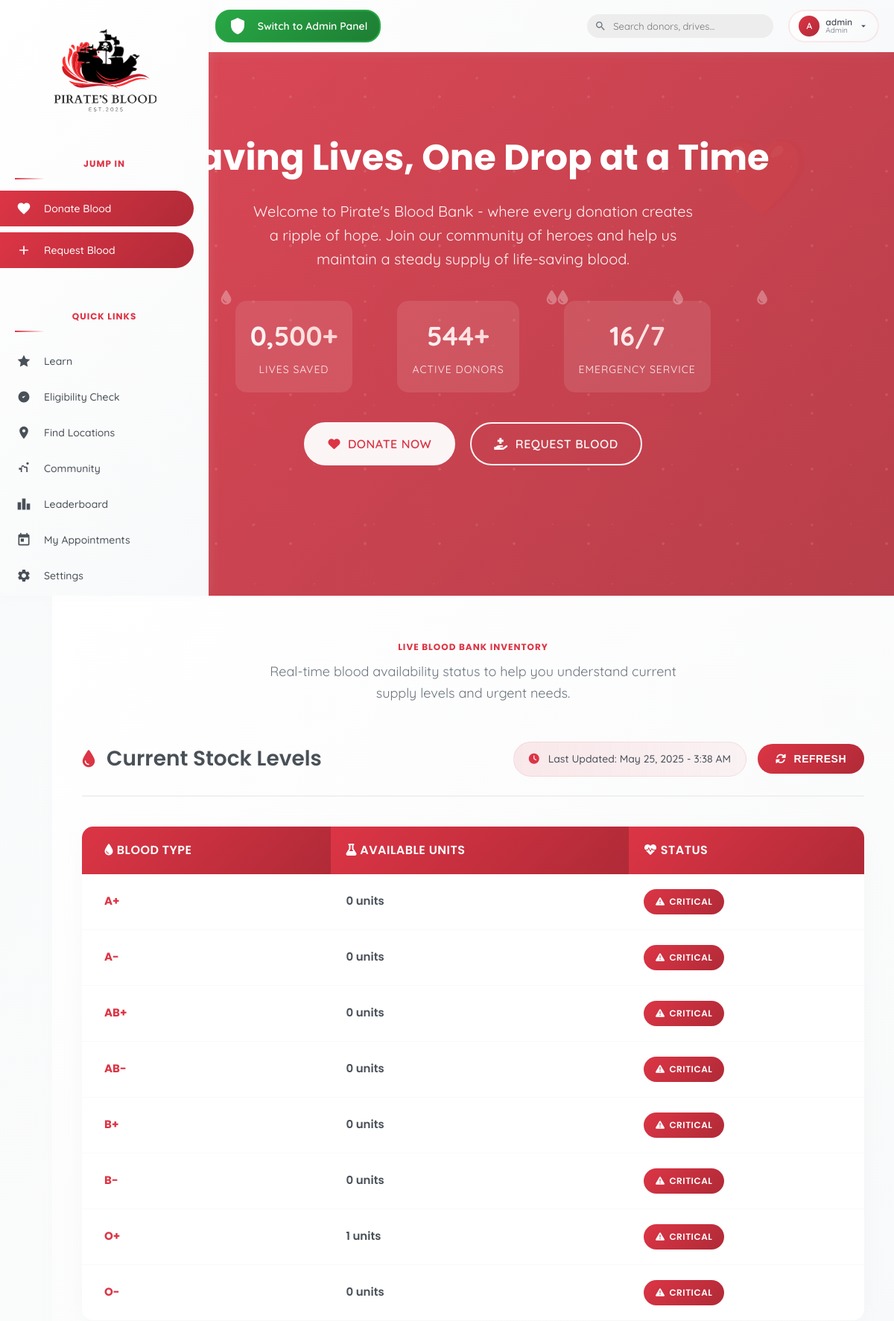
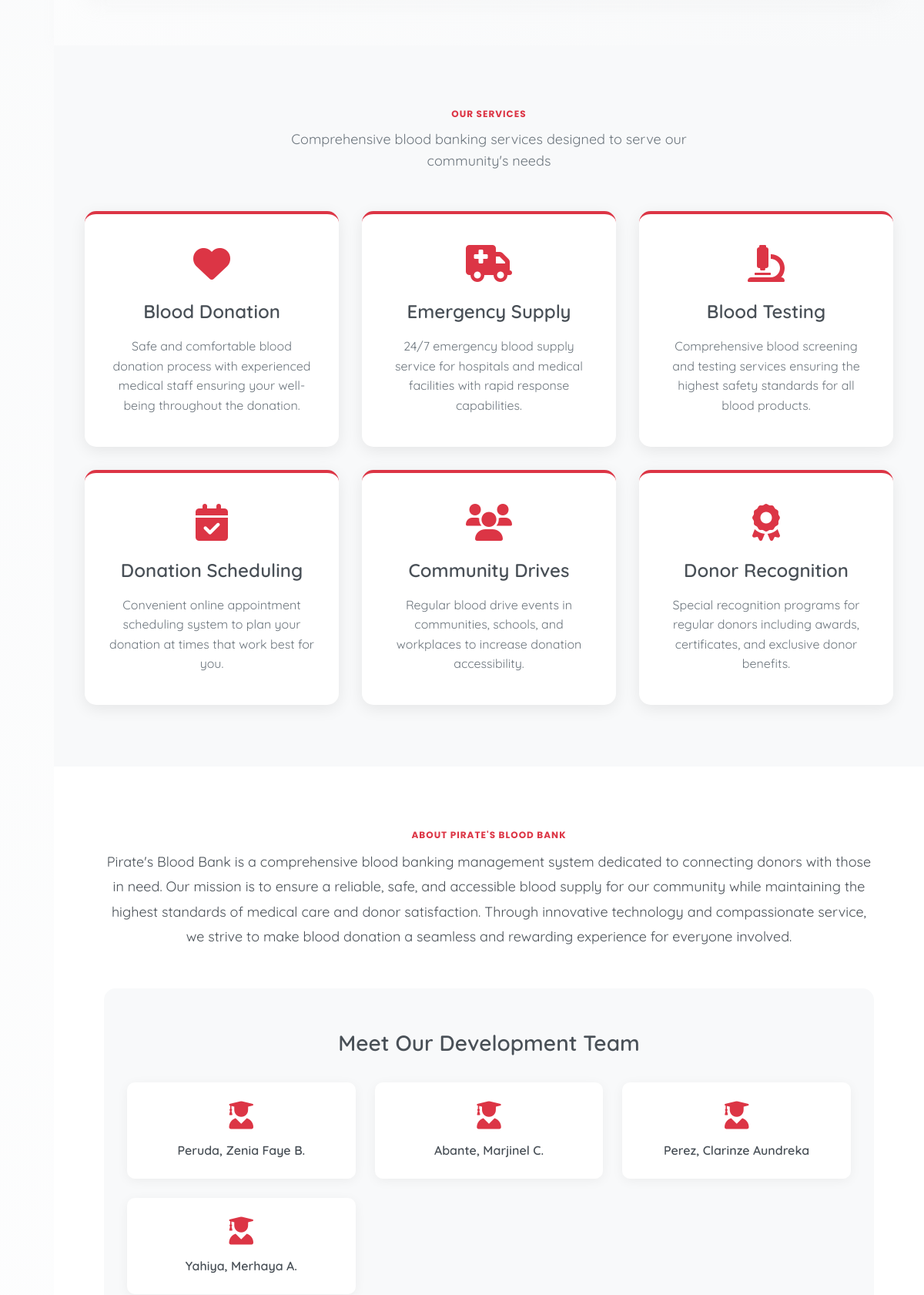
Page / (signed in, upper part) on the committed database (2 pictures, top to bottom).
### tables this page shows
CREATE TABLE `blood_inventory` (
  `blood_type` varchar(3) NOT NULL,
  `available_units` int(11) DEFAULT 0,
  `last_updated` timestamp NOT NULL DEFAULT current_timestamp() ON UPDATE current_timestamp()
);

### index.php (the view, shortened to what this page needs)
<?php
include('includes/db.php');
function getInventoryStatus($quantity) {
    if ($quantity <= 5) {
        return 'Critical';
    } elseif ($quantity <= 15) {
        return 'Low';
    } else {
        return 'Sufficient';
    }
}
function getStatusClass($status) {
    switch($status) {
        case 'Critical':
            return 'status-critical';
    }
}
$inventory = [];
$lastUpdate = null;
$query = "SELECT blood_type, available_units, last_updated FROM blood_inventory ORDER BY blood_type";
$result = $conn->query($query);
if ($result) {
    while ($row = $result->fetch_assoc()) {
        $inventory[] = $row;
    }
} else {
    $error = "Error fetching inventory data: " . $conn->error;
}
$lastUpdateQuery = "SELECT MAX(last_updated) as latest_update FROM blood_inventory";
$lastUpdateResult = $conn->query($lastUpdateQuery);
if ($lastUpdateResult) {
    $lastUpdate = $lastUpdateResult->fetch_assoc();
} else {
    $error = "Error fetching last update time: " . $conn->error;
}
?>
<!DOCTYPE html>
<html lang="en">
<head>
    <link rel="stylesheet" href="https://cdnjs.cloudflare.com/ajax/libs/font-awesome/6.0.0-beta3/css/all.min.css">
    <link rel="stylesheet" href="assets/css/style.css?v=<?php echo time(); ?>">
</head>
<?php
if (isset($_SESSION['user_type']) && $_SESSION['user_type'] === 'admin') {
    include('includes/adminheader.php');
} else {
    include('includes/header.php');
}
?>
<body>
<?php include('includes/sidebar.php'); ?>
<main>
    <div class="content-wrapper">
         <section class="hero-section loaded">
        <div class="blood-drop"><i class="fas fa-tint"></i></div>
        <div class="blood-drop"><i class="fas fa-tint"></i></div>
        <div class="blood-drop"><i class="fas fa-tint"></i></div>
        <div class="blood-drop"><i class="fas fa-tint"></i></div>
        <div class="blood-drop"><i class="fas fa-tint"></i></div>
        <div class="blood-drop"><i class="fas fa-tint"></i></div>
        <div class="hero-content">
            <h1>Saving Lives, One Drop at a Time</h1>
            <p>Welcome to Pirate's Blood Bank - where every donation creates a ripple of hope. Join our community of heroes and help us maintain a steady supply of life-saving blood.</p>
            <div class="hero-stats">
                <div class="stat-item">
                    <span class="stat-number">1,500+</span>
                    <span class="stat-label">Lives Saved</span>
                </div>
                <div class="stat-item">
                    <span class="stat-number">800+</span>
                    <span class="stat-label">Active Donors</span>
                </div>
                <div class="stat-item">
                    <span class="stat-number">24/7</span>
                    <span class="stat-label">Emergency Service</span>
                </div>
            </div>
            <div class="cta-buttons">
                <a href="donate.php" class="btn-primary">
                    <i class="fas fa-heart"></i>
                    Donate Now
                </a>
                <a href="receive.php" class="btn-secondary">
                    <i class="fas fa-hand-holding-medical"></i>
                    Request Blood
                </a>
            </div>
        </div>
    </section>
        <section class="inventory-container">
            <h2 class="section-title">Live Blood Bank Inventory</h2>
            <p class="section-subtitle">Real-time blood availability status to help you understand current supply levels and urgent needs.</p>
            <div class="inventory-header">
                <h3 class="inventory-title">
                    <i class="fas fa-tint"></i>
                    Current Stock Levels
                </h3>
                <div style="display: flex; align-items: center; gap: 15px;">
                    <?php if (isset($lastUpdate['latest_update'])): ?>
                        <div class="last-updated">
                            <i class="fas fa-clock"></i>
                            Last Updated: <?php echo date('M j, Y - g:i A', strtotime($lastUpdate['latest_update'])); ?>
                        </div>
                    <?php endif; ?>
                    <button class="refresh-btn" onclick="location.reload();">
                        <i class="fas fa-sync-alt"></i>
                        Refresh
                    </button>
                </div>
            </div>
            <?php if (isset($error)): ?>
                <div class="error-message">
                    <i class="fas fa-exclamation-triangle"></i>
                    <?php echo htmlspecialchars($error); ?>
                </div>
            <?php else: ?>
                <table class="inventory-table">
                    <thead>
                        <tr>
                            <th><i class="fas fa-tint"></i> Blood Type</th>
                            <th><i class="fas fa-flask"></i> Available Units</th>
                            <th><i class="fas fa-heart-pulse"></i> Status</th>
                        </tr>
                    </thead>
                    <tbody>
                        <?php foreach ($inventory as $item): ?>
                            <?php
                            $status = getInventoryStatus($item['available_units']);
                            $statusClass = getStatusClass($status);
                            ?>
                            <tr>
                                <td class="blood-type"><?php echo htmlspecialchars($item['blood_type']); ?></td>
                                <td class="quantity"><?php echo number_format($item['available_units']); ?> units</td>
                                <td>
                                    <span class="status-badge <?php echo $statusClass; ?>">
                                        <?php if ($status === 'Critical'): ?>
                                            <i class="fas fa-exclamation-triangle"></i>
                                        <?php elseif ($status === 'Low'): ?>
                                            <i class="fas fa-exclamation-circle"></i>
                                        <?php else: ?>
                                            <i class="fas fa-check-circle"></i>
                                        <?php endif; ?>
                                        <?php echo $status; ?>
                                    </span>
                                </td>
                            </tr>
                        <?php endforeach; ?>
                    </tbody>
                </table>
            <?php endif; ?>
        </section>
        <section class="services-section">
            <h2 class="section-title">Our Services</h2>
            <p class="section-subtitle">Comprehensive blood banking services designed to serve our community's needs</p>
            <div class="services-grid">
                <div class="service-card">
                    <i class="fas fa-heart"></i>
                    <h3>Blood Donation</h3>
                    <p>Safe and comfortable blood donation process with experienced medical staff ensuring your well-being throughout the donation.</p>
                </div>
                <div class="service-card">
                    <i class="fas fa-ambulance"></i>
                    <h3>Emergency Supply</h3>
                    <p>24/7 emergency blood supply service for hospitals and medical facilities with rapid response capabilities.</p>
                </div>
                <div class="service-card">
                    <i class="fas fa-microscope"></i>
                    <h3>Blood Testing</h3>
                    <p>Comprehensive blood screening and testing services ensuring the highest safety standards for all blood products.</p>
                </div>
                <div class="service-card">
                    <i class="fas fa-calendar-check"></i>
                    <h3>Donation Scheduling</h3>
                    <p>Convenient online appointment scheduling system to plan your donation at times that work best for you.</p>
                </div>
                <div class="service-card">
                    <i class="fas fa-users"></i>
                    <h3>Community Drives</h3>
                    <p>Regular blood drive events in communities, schools, and workplaces to increase donation accessibility.</p>
                </div>
                <div class="service-card">
                    <i class="fas fa-award"></i>
                    <h3>Donor Recognition</h3>
                    <p>Special recognition programs for regular donors including awards, certificates, and exclusive donor benefits.</p>
                </div>
            </div>
        </section>
        <section class="about-section" id="about">
            <h2 class="section-title">About Pirate's Blood Bank</h2>
            <div class="about-content">
                <p class="about-text">
                    Pirate's Blood Bank is a comprehensive blood banking management system dedicated to connecting donors with those in need. Our mission is to ensure a reliable, safe, and accessible blood supply for our community while maintaining the highest standards of medical care and donor satisfaction. Through innovative technology and compassionate service, we strive to make blood donation a seamless and rewarding experience for everyone involved.
                </p>
                <div class="developers-section">
                    <h3 class="developers-title">Meet Our Development Team</h3>
                    <div class="developers-grid">
                        <div class="developer-card">
                            <i class="fas fa-user-graduate"></i>
                            <div class="developer-name">Peruda, Zenia Faye B.</div>
                        </div>
                        <div class="developer-card">
                            <i class="fas fa-user-graduate"></i>
                            <div class="developer-name">Abante, Marjinel C.</div>
                        </div>
                        <div class="developer-card">
                            <i class="fas fa-user-graduate"></i>
                            <div class="developer-name">Perez, Clarinze Aundreka</div>
                        </div>
                        <div class="developer-card">
                            <i class="fas fa-user-graduate"></i>
                            <div class="developer-name">Yahiya, Merhaya A.</div>
                        </div>
                    </div>
                </div>
            </div>
        </section>
    </div>
</main>
</body>
</html>

### includes/adminheader.php (shortened to what this page needs)
<?php
$profileInitial = '?';
$username = 'Guest';
$userType = 'Guest';
if (isset($_SESSION['user_id'])) {
    $userId = $_SESSION['user_id'];
    $query = "SELECT username, user_type FROM login WHERE user_id = ?";
    $stmt = $conn->prepare($query);
    $stmt->bind_param("i", $userId);
    $stmt->execute();
    $result = $stmt->get_result();
    if ($result->num_rows > 0) {
        $userData = $result->fetch_assoc();
        $username = htmlspecialchars($userData['username']);
        $userType = $userData['user_type'] == 'user' ? 'User' : 'Admin';
        $profileInitial = strtoupper(substr($username, 0, 1));
    }
}
$currentPath = $_SERVER['REQUEST_URI'];
$isAdminSection = strpos($currentPath, '/admin/') !== false;
?>
<header class="header">
    <div class="header-content">
        <div class="header-left">
            <nav class="header-nav">
                <?php if ($isAdminSection): ?>
                    <a href="index.php" class="nav-link active">
                        <svg class="nav-icon" viewBox="0 0 24 24" fill="currentColor">
                            <path d="M19 3H5c-1.1 0-2 .9-2 2v14c0 1.1.9 2 2 2h14c1.1 0 2-.9 2-2V5c0-1.1-.9-2-2-2zm-5 14H7v-2h7v2zm3-4H7v-2h10v2zm0-4H7V7h10v2z"/>
                        </svg>
                        Admin Dashboard
                    </a>
                    <a href="../index.php" class="nav-link view-toggle">
                        <svg class="nav-icon" viewBox="0 0 24 24" fill="currentColor">
                            <path d="M12 12c2.21 0 4-1.79 4-4s-1.79-4-4-4-4 1.79-4 4 1.79 4 4 4zm0 2c-2.67 0-8 1.34-8 4v2h16v-2c0-2.66-5.33-4-8-4z"/>
                        </svg>
                        Switch to User View
                    </a>
                <?php else: ?>
                    <a href="index.php" class="nav-link active">
                        <svg class="nav-icon" viewBox="0 0 24 24" fill="currentColor">
                            <path d="M10 20v-6h4v6h5v-8h3L12 3 2 12h3v8z"/>
                        </svg>
                    </a>
                    <a href="about.php" class="nav-link">
                    </a>
                    <?php if ($userType == 'Admin'): ?>
                        <a href="admin/index.php" class="nav-link view-toggle">
                            <svg class="nav-icon" viewBox="0 0 24 24" fill="currentColor">
                                <path d="M12 1L3 5v6c0 5.55 3.84 10.74 9 12 5.16-1.26 9-6.45 9-12V5l-9-4z"/>
                            </svg>
                            Switch to Admin Panel
                        </a>
                    <?php endif; ?>
                <?php endif; ?>
            </nav>
        </div>
        <div class="header-right">
            <div class="search-wrapper">
                <svg class="search-icon" viewBox="0 0 24 24" fill="currentColor">
                    <path d="M15.5 14h-.79l-.28-.27C15.41 12.59 16 11.11 16 9.5 16 5.91 13.09 3 9.5 3S3 5.91 3 9.5 5.91 16 9.5 16c1.61 0 3.09-.59 4.23-1.57l.27.28v.79l5 4.99L20.49 19l-4.99-5zm-6 0C7.01 14 5 11.99 5 9.5S7.01 5 9.5 5 14 7.01 14 9.5 11.99 14 9.5 14z"/>
                </svg>
                <input type="text" class="search-input" placeholder="Search donors, drives...">
            </div>
            <div class="profile-wrapper" id="profileWrapper">
                <div class="profile-btn" onclick="toggleProfileDropdown()">
                    <div class="profile-avatar"><?= $profileInitial ?></div>
                    <div class="profile-info">
                        <div class="profile-name"><?= $username ?></div>
                        <div class="profile-type"><?= $userType ?></div>
                    </div>
                    <svg width="14" height="14" viewBox="0 0 24 24" fill="currentColor">
                        <path d="M7 10l5 5 5-5z"/>
                    </svg>
                </div>
            </div>
        </div>
    </div>
</header>

### rows in the picture
blood_inventory: blood_type "A+", available_units "0", available_units "CRITICAL"
blood_inventory: blood_type "A-", available_units "0", available_units "CRITICAL"
blood_inventory: blood_type "AB+", available_units "0", available_units "CRITICAL"
blood_inventory: blood_type "AB-", available_units "0", available_units "CRITICAL"
blood_inventory: blood_type "B+", available_units "0", available_units "CRITICAL"
blood_inventory: blood_type "B-", available_units "0", available_units "CRITICAL"
blood_inventory: blood_type "O+", available_units "1", available_units "CRITICAL"
blood_inventory: blood_type "O-", available_units "0", available_units "CRITICAL"

### other values in the picture
$profileInitial "A"
$username "admin"
$userType "Admin"
date('M j, Y - g:i A', strtotime($lastUpdate['latest_update'])) "May 25, 2025 - 3:38 AM"
